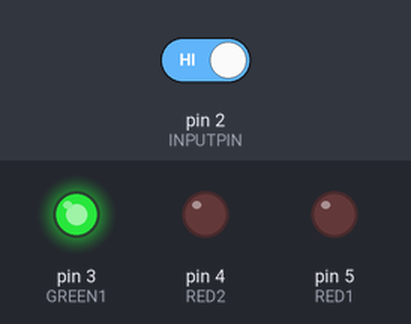
A sketch run on a simulated Arduino Uno, built with avr-gcc and run on an emulated ATmega328P. On the bench: output pins drawn as LEDs (lit = HIGH). The test bench sets the inputs (shaded band); at power-on: pin 2 (INPUTPIN) HIGH.

Above: at 18.0 s.
18.1 s: pin 2 (INPUTPIN) driven LOW
At 23.9 s:
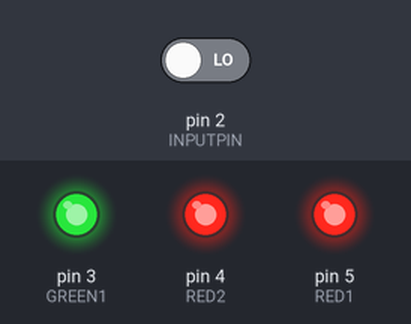
At 27.05 s:
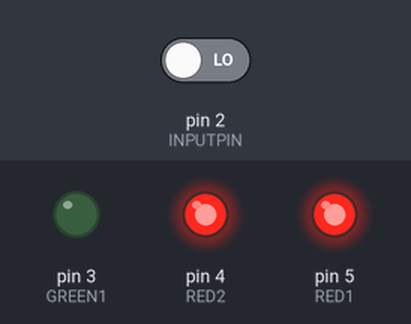
27.1 s: pin 2 (INPUTPIN) driven HIGH
At 27.9 s:
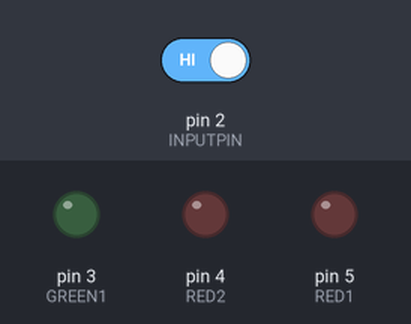
Timing chart, 0 to 42.1 s (numbered marks = the images above; inputs shaded):
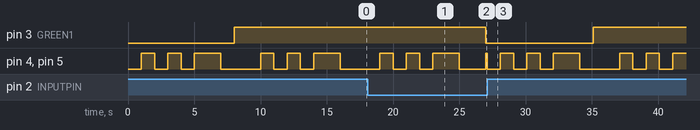

The sketch:

sketch_apr27a.ino
```cpp
int switchstate = 0;
int RED1 = 5;
int RED2 = 4;
int GREEN1 = 3;
int INPUTPIN = 2;
void setup() {
  // put your setup code here, to run once:
  pinMode(GREEN1, OUTPUT);  //Grün
  pinMode(RED1, OUTPUT);    //Rot 1
  pinMode(RED2, OUTPUT);    //Rot 1
  pinMode(INPUTPIN, INPUT);
}

void loop() {
  // put your main code here, to run repeatedly:
  switchstate = digitalRead(INPUTPIN);

  if (switchstate == LOW) {
    digitalWrite(GREEN1, LOW);
    digitalWrite(RED1, HIGH);
    digitalWrite(RED2, HIGH);
  } else {
    Blink();
    Blink();
    Blink();
    delay(1000);
    GO();
  }
}
void Blink() {
  digitalWrite(RED1, LOW);
  digitalWrite(RED2, LOW);
  delay(1000);
  digitalWrite(RED1, HIGH);
  digitalWrite(RED2, HIGH);
  delay(1000);
}
void GO() {
  digitalWrite(RED1, LOW);
  digitalWrite(RED2, LOW);
  delay(1000);
  digitalWrite(GREEN1, HIGH);
  delay(1000);
}
```

Measured:
- after the input at 18.1 s, pin 3 (GREEN1): HIGH → LOW after 8.9 s
- after the input at 27.1 s, pin 3 (GREEN1): LOW → HIGH after 8.0 s; pin 4 (RED2), pin 5 (RED1): HIGH → LOW at once, → HIGH 1.0 s later, → LOW 1.0 s later, → HIGH 1.0 s later, … (12 changes in this stretch)
